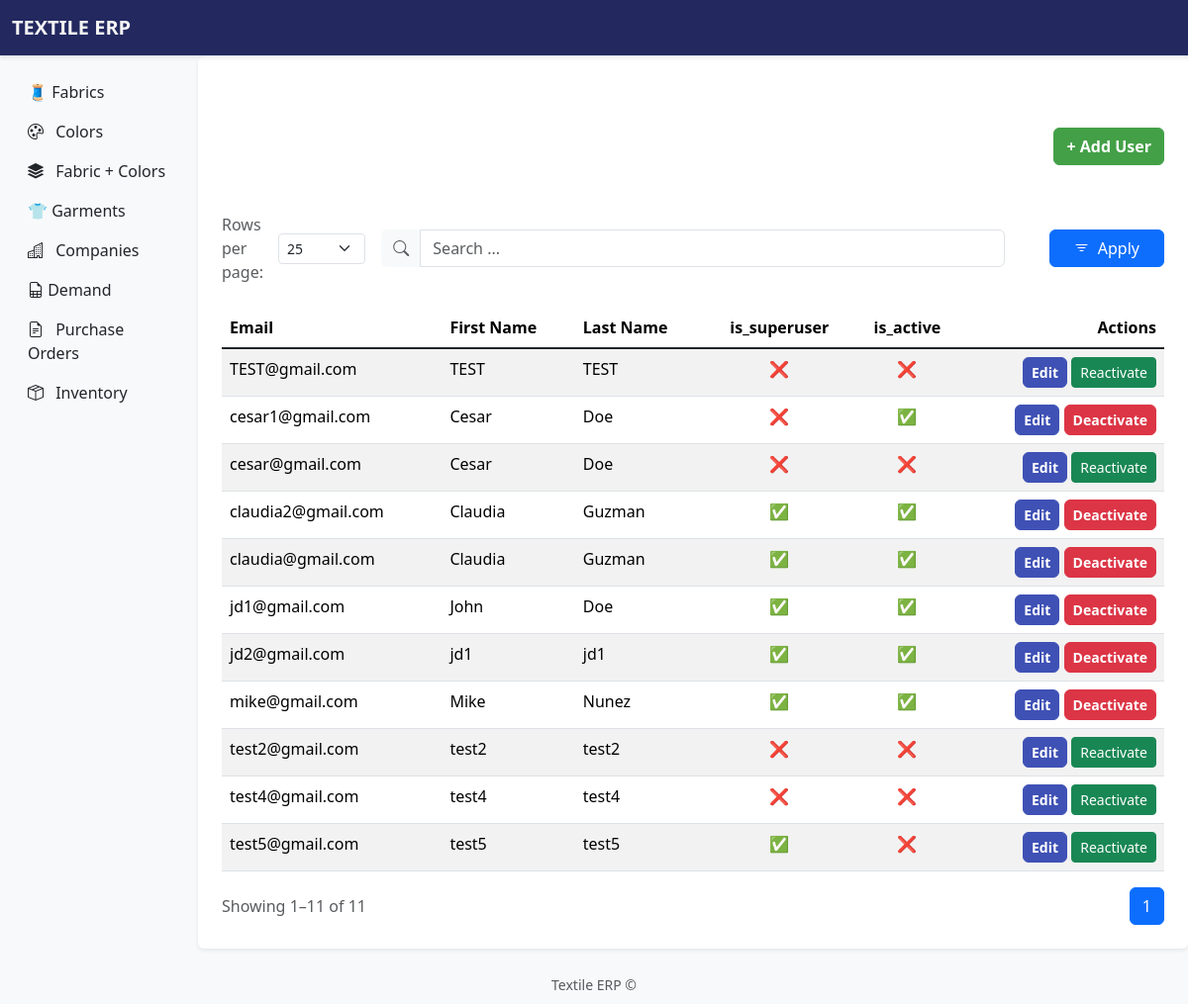
/users/, run on the app's committed database.
### apps/users/models.py (models this page shows, shortened)
class CustomUser(AbstractUser):
    username = None
    email = models.EmailField(unique=True)
    USERNAME_FIELD = "email"   # login is with email
    REQUIRED_FIELDS = []       #
    objects = CustomUserManager()  # use manager

### apps/users/views.py (the view, shortened to what this page needs)
# urls.py: path('', views.users_list, name="users_list"),
def users_list(request):
    q = request.GET.get('q')
    DEFAULT_ROWS_PER_PAGE = 25 # default to 25
    rows_per_page = request.GET.get('rowsPerPage', DEFAULT_ROWS_PER_PAGE)
    print(rows_per_page)
    try:
        rows_per_page = int(rows_per_page)
    except ValueError:
        rows_per_page = DEFAULT_ROWS_PER_PAGE
    users = User.objects.all().order_by('email')
    paginator = Paginator(users, rows_per_page)
    page_number = request.GET.get('page')
    page_obj = paginator.get_page(page_number)
    return render(request, 'users/home.html', {'page_obj': page_obj,
                                                 'rows_per_page': rows_per_page})

### apps/users/templates/users/home.html (shortened to what this page needs)
{% extends 'base.html' %}
{% block content %}
<div class="mt-5">
    <div class="d-flex justify-content-between align-items-center mb-3">
        <a href="{% url 'users:add_superuser' %}" class="btn btn-add">+ Add User</a>
    </div>
</div>
<div class="mt-5">
    {% include '_search_form.html' %}
</div>
{% include 'users/_users_table.html' %}
{% endblock %}

### apps/users/templates/users/_users_table.html (shortened to what this page needs)
<div class="table-responsive">
  <table class="table table-striped table-hover">
    <thead>
      <tr>
        <th scope="col">Email</th>
        <th scope="col">First Name</th>
        <th scope="col">Last Name</th>
        <th scope="col" class="text-center">is_superuser</th>
        <th scope="col" class="text-center">is_active</th>
        <th class="text-end">Actions</th>
      </tr>
    </thead>
    <tbody class="table-group-divider">
      {% for user in page_obj %}
      <tr>
        <td>{{ user.email }}</td>
        <td>{{ user.first_name }}</td>
        <td>{{ user.last_name }}</td>
         <td class="text-center">
          {% if user.is_superuser %}
          ✅
          {% else %}
          ❌
          {% endif %}
        </td>
        <td class="text-center">
          {% if user.is_active %}
          ✅
          {% else %}
          ❌
          {% endif %}
        </td>
        <td class="text-end">
          <a href="{% url 'users:edit_user' user.id %}"
              class="btn btn-sm btn-edit">Edit</a>
          {% if user.is_active == True %}
          <a href="{% url 'users:deactivate_user' user.id %}"
              class="btn btn-sm btn-delete">Deactivate</a>
          {% else  %}
          <a href="{% url 'users:activate_user' user.id %}"
              class="btn btn-sm btn-success">Reactivate</a>
          {% endif %}
        </td>
      </tr>
      {% endfor %}
    </tbody>
  </table>
  <div class="d-flex justify-content-between align-items-center mt-3">
    <div class="text-muted">
      Showing {{ page_obj.start_index }}–{{ page_obj.end_index }} of {{ page_obj.paginator.count }}
    </div>
    <nav>
      <ul class="pagination mb-0">
        {% for num in page_obj.paginator.page_range %}
        {% if num == page_obj.number %}
        <li class="page-item active"><span class="page-link">{{ num }}</span></li>
        {% else %}
        <li class="page-item">
          <a class="page-link" href="?q={{ q }}&rowsPerPage={{ rows_per_page }}&page={{ num }}">{{ num }}</a>
        </li>
        {% endif %}
        {% endfor %}
      </ul>
    </nav>
  </div>
</div>

### static/css/base.css (style rules this page uses)
.btn-add { background-color: #43a047; border-color: #43a047; border-radius: 6px; font-weight: 600; color: #fff; }
.btn-edit { background-color: #3f51b5; border-color: #3f51b5; color: #fff; border-radius: 6px; font-weight: 600; }
.btn-delete { background-color: #dc3545; border-color: #dc3545; color: #fff; border-radius: 6px; font-weight: 600; }

### data on the page
CustomUser: email "TEST@gmail.com", first_name "TEST", last_name "TEST", is_active "Reactivate"
CustomUser: email "cesar1@gmail.com", first_name "Cesar", last_name "Doe", is_active "Deactivate"
CustomUser: email "cesar@gmail.com", first_name "Cesar", last_name "Doe", is_active "Reactivate"
CustomUser: email "claudia2@gmail.com", first_name "Claudia", last_name "Guzman", is_active "Deactivate"
CustomUser: email "claudia@gmail.com", first_name "Claudia", last_name "Guzman", is_active "Deactivate"
CustomUser: email "jd1@gmail.com", first_name "John", last_name "Doe", is_active "Deactivate"
CustomUser: email "jd2@gmail.com", first_name "jd1", last_name "jd1", is_active "Deactivate"
CustomUser: email "mike@gmail.com", first_name "Mike", last_name "Nunez", is_active "Deactivate"
CustomUser: email "test2@gmail.com", first_name "test2", last_name "test2", is_active "Reactivate"
CustomUser: email "test4@gmail.com", first_name "test4", last_name "test4", is_active "Reactivate"
CustomUser: email "test5@gmail.com", first_name "test5", last_name "test5", is_active "Reactivate"

### other printed values
{{ page_obj.start_index }} "1"
{{ page_obj.end_index }} "11"
{{ page_obj.paginator.count }} "11"
{{ num }} "1"
